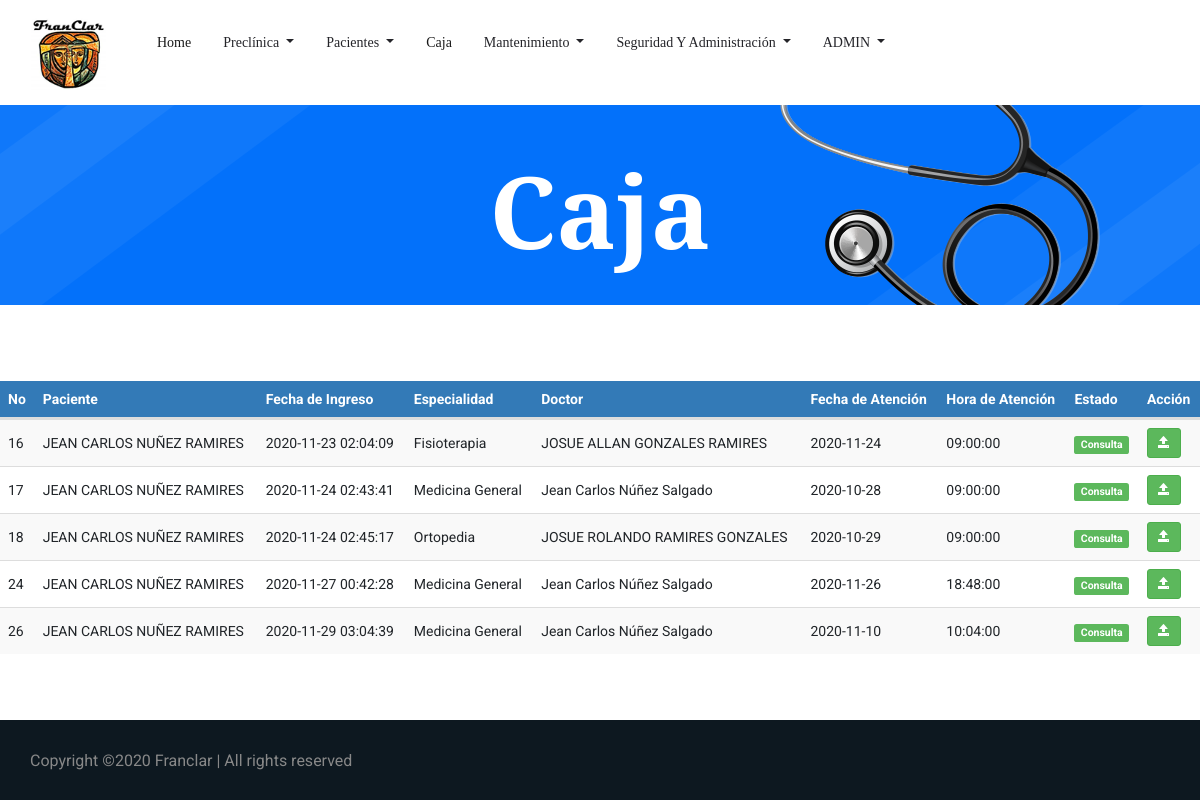
The page /Caja.php (signed in) on the database as committed earlier.
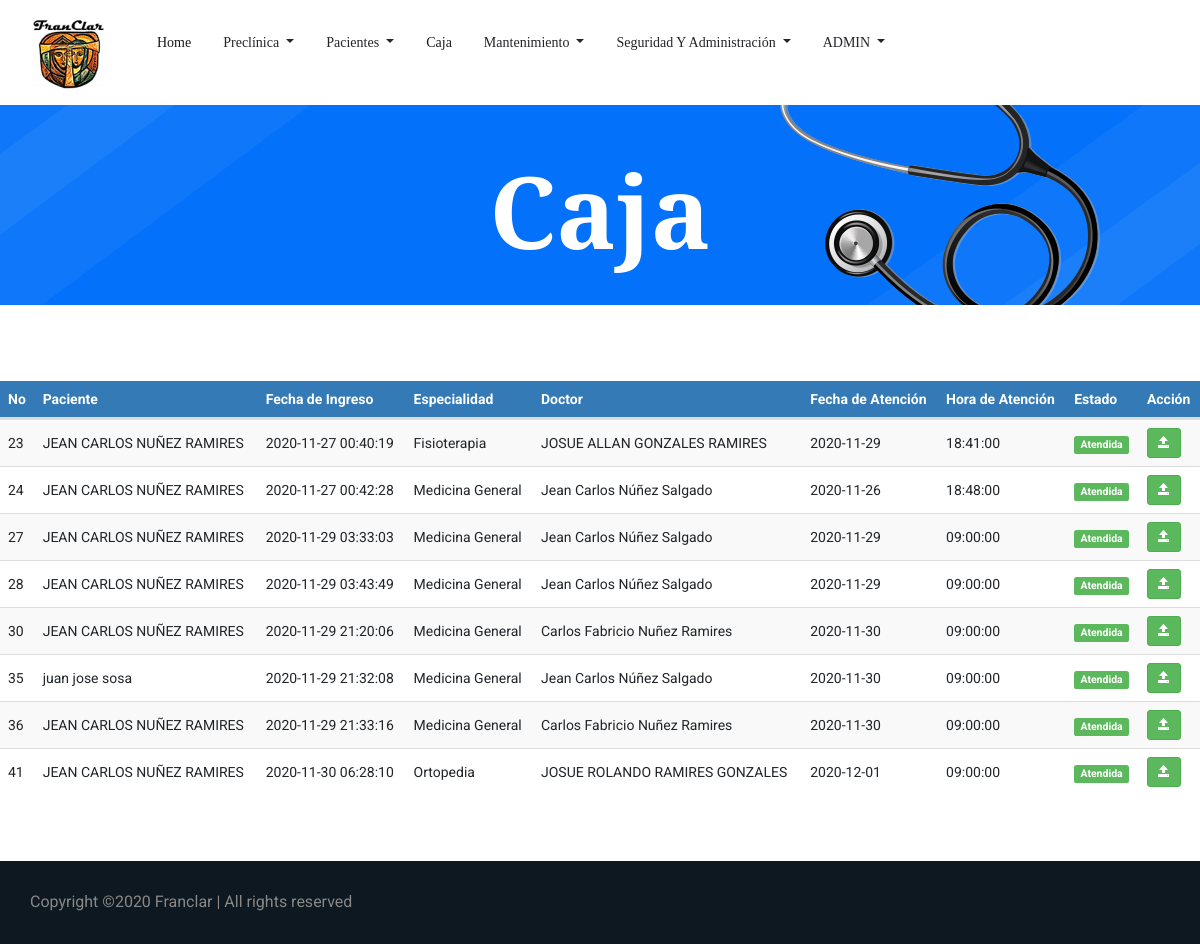
The same page on the database as committed later.
### tables this page shows
CREATE TABLE `tbl_citas` (
  `ID_Cita` bigint(3) NOT NULL,
  `ID_Paciente` int(3) NOT NULL,
  `ID_Usuario` bigint(3) NOT NULL,
  `ID_Empleado` int(3) NOT NULL,
  `ID_Especialidad` int(3) NOT NULL,
  `ID_Estado` int(3) NOT NULL,
  `Fec_Creacion` timestamp NOT NULL DEFAULT current_timestamp(),
  `Fec_Atencion` date NOT NULL,
  `Hora_Atencion` time NOT NULL,
  `Precio` int(5) NOT NULL,
  `Usuario_crea` bigint(3) DEFAULT NULL,
  `Fec_crea` date DEFAULT NULL,
  `Usuario_modif` bigint(3) DEFAULT NULL,
  `Fec_modif` date DEFAULT NULL
);

CREATE TABLE `tbl_pacientes` (
  `ID_Paciente` int(3) NOT NULL,
  `cedula` varchar(13) NOT NULL,
  `ID_Sexo` int(1) NOT NULL,
  `ID_Est_Civil` int(3) NOT NULL,
  `ID_Tipo_Sangre` int(3) NOT NULL,
  `ID_Religion` int(3) NOT NULL,
  `ID_TipoPaciente` int(3) NOT NULL,
  `Nom_Paciente` varchar(255) NOT NULL,
  `Fec_Nacimiento` date NOT NULL,
  `Edad` int(3) NOT NULL,
  `Dir_Paciente` varchar(255) NOT NULL,
  `Tel_Paciente` int(8) NOT NULL,
  `Cel_Paciente` int(8) NOT NULL,
  `Email` varchar(50) NOT NULL,
  `Contacto_Emergencia` varchar(40) NOT NULL,
  `ID_Parentesco` int(3) NOT NULL,
  `Tel_Emergencia` int(8) NOT NULL,
  `Cel_Emergencia` int(8) NOT NULL,
  `Antecedentes_Personales` varchar(500) DEFAULT NULL,
  `Antecedentes_Hospitalarios` varchar(500) DEFAULT NULL,
  `Antecedentes_Alergicos` varchar(500) DEFAULT NULL,
  `Antecedentes_Familiares` varchar(500) DEFAULT NULL,
  `Habitos` varchar(500) DEFAULT NULL,
  `Usuario_crea` bigint(3) DEFAULT NULL,
  `Fec_crea` date DEFAULT NULL,
  `Usuario_modif` bigint(3) DEFAULT NULL,
  `Fec_modif` date DEFAULT NULL
);

CREATE TABLE `tbl_especialidad` (
  `ID_especialidad` int(3) NOT NULL,
  `Descripcion_espec` varchar(30) NOT NULL,
  `Precio` int(5) NOT NULL
);

CREATE TABLE `tbl_empleado` (
  `ID_Empleado` int(3) NOT NULL,
  `Nom_Empleado` varchar(50) NOT NULL,
  `ID_Sexo` int(1) NOT NULL,
  `ID_Est_Civil` int(3) NOT NULL,
  `ID_Cargo` int(3) NOT NULL,
  `ID_Especialidad` int(3) NOT NULL,
  `Cedula` varchar(13) NOT NULL,
  `Fec_Nacimiento` date NOT NULL,
  `Dir_Empleado` varchar(255) NOT NULL,
  `Tel_Empleado` int(8) NOT NULL,
  `Cel_Empleado` int(8) NOT NULL,
  `Salario` int(6) NOT NULL,
  `Usuario_crea` bigint(3) DEFAULT NULL,
  `Fec_crea` date DEFAULT NULL,
  `Usuario_modif` bigint(3) DEFAULT NULL,
  `Fec_modif` date DEFAULT NULL
);

CREATE TABLE `tbl_estado_cita` (
  `ID_Estado` int(3) NOT NULL,
  `Descripcion_est_cita` varchar(10) NOT NULL
);

### Caja.php (the view, shortened to what this page needs)
<!doctype html>
<html lang="es">
<?php
include 'head.php'
?>
<body>
    <?php
    include 'header.php'
    ?>
    <section class="breadcrumb_part breadcrumb_bg">
        <div class="container">
            <div class="row">
                <div class="col-lg-12">
                    <div class="breadcrumb_iner">
                        <div class="breadcrumb_iner_item">
                            <h2>Caja</h2>
                        </div>
                    </div>
                </div>
            </div>
        </div>
    </section>
    <br>
     <br>
     <br>
    <div class="table-responsive">
			<table id="datatableUsuarios" class="table table-striped table-hover" cellspacing="0" width="100%">
            	<thead>
				<tr>
					<th>No</th>
					<th>Paciente</th>
					<th>Fecha de Ingreso</th>
					<th>Especialidad</th>
                    <th>Doctor</th>
                    <th>Fecha de Atención</th>
                    <th>Hora de Atención</th>
                    <th>Estado</th>
				    <th>Acción</th>
				</tr>
				</thead>
				<tbody>
				<?php
				$sql = mysqli_query($con, "SELECT tbl_citas.ID_Cita,
				tbl_pacientes.Nom_Paciente,
				tbl_citas.Fec_Creacion,
				tbl_especialidad.Descripcion_espec,
				tbl_empleado.Nom_Empleado,
				tbl_citas.Fec_Atencion,
				tbl_citas.Hora_Atencion,
				tbl_estado_cita.Descripcion_est_cita FROM tbl_citas
				INNER JOIN tbl_pacientes on tbl_citas.ID_Paciente = tbl_pacientes.ID_Paciente
				INNER JOIN tbl_especialidad on tbl_citas.ID_Especialidad = tbl_especialidad.ID_Especialidad
				INNER JOIN tbl_empleado on tbl_citas.ID_Empleado = tbl_empleado.ID_Empleado
				INNER JOIN tbl_estado_cita on tbl_citas.ID_Estado = tbl_estado_cita.ID_Estado WHERE tbl_estado_cita.ID_Estado = 3");
				if(mysqli_num_rows($sql) == 0){
					echo '<tr><td colspan="8">No hay datos.</td></tr>';
				}else{
					while($row = mysqli_fetch_assoc($sql)){
						echo '
						<tr>
						<td>'.$row['ID_Cita'].'</td>
						<td>'.$row['Nom_Paciente'].'</td>
						<td>'.$row['Fec_Creacion'].'</td>
						<td>'.$row['Descripcion_espec'].'</td>
						<td>'.$row['Nom_Empleado'].'</td>
						<td>'.$row['Fec_Atencion'].'</td>
						<td>'.$row['Hora_Atencion'].'</td>
						<td><span class="label label-success">'.$row['Descripcion_est_cita'].'</span></td>
						<td>
                            <a href="Facturacion.php?nik='.$row['ID_Cita'].'" title="Realizar Consulta" class="btn btn-success btn-sm"><span class="glyphicon glyphicon-open" aria-hidden="true"></span></a>
						</td>
						</tr>
						';
					}
				}
				?>
			</table>
		 </div>
         <br>
     <br>
     <br>
    <?php
        include 'Copyright.php'
    ?>
</body>
</html>

Rows that differ between the two databases and show on the page:
removed tbl_citas: ID_Cita "16", ID_Paciente.Nom_Paciente "JEAN CARLOS NUÑEZ RAMIRES", Fec_Creacion "2020-11-23 02:04:09", ID_Especialidad.Descripcion_espec "Fisioterapia", ID_Empleado.Nom_Empleado "JOSUE ALLAN GONZALES RAMIRES", Fec_Atencion "2020-11-24", Hora_Atencion "09:00:00", ID_Estado.Descripcion_est_cita "Consulta"
removed tbl_citas: ID_Cita "17", ID_Paciente.Nom_Paciente "JEAN CARLOS NUÑEZ RAMIRES", Fec_Creacion "2020-11-24 02:43:41", ID_Especialidad.Descripcion_espec "Medicina General", ID_Empleado.Nom_Empleado "Jean Carlos Núñez Salgado", Fec_Atencion "2020-10-28", Hora_Atencion "09:00:00", ID_Estado.Descripcion_est_cita "Consulta"
removed tbl_citas: ID_Cita "18", ID_Paciente.Nom_Paciente "JEAN CARLOS NUÑEZ RAMIRES", Fec_Creacion "2020-11-24 02:45:17", ID_Especialidad.Descripcion_espec "Ortopedia", ID_Empleado.Nom_Empleado "JOSUE ROLANDO RAMIRES GONZALES", Fec_Atencion "2020-10-29", Hora_Atencion "09:00:00", ID_Estado.Descripcion_est_cita "Consulta"
no longer on this page (row edited): tbl_citas: ID_Cita "26", ID_Paciente.Nom_Paciente "JEAN CARLOS NUÑEZ RAMIRES", Fec_Creacion "2020-11-29 03:04:39", ID_Especialidad.Descripcion_espec "Medicina General", ID_Empleado.Nom_Empleado "Jean Carlos Núñez Salgado", Fec_Atencion "2020-11-10", Hora_Atencion "10:04:00", ID_Estado.Descripcion_est_cita "Consulta"
now on this page (row edited): tbl_citas: ID_Cita "23", ID_Paciente.Nom_Paciente "JEAN CARLOS NUÑEZ RAMIRES", Fec_Creacion "2020-11-27 00:40:19", ID_Especialidad.Descripcion_espec "Fisioterapia", ID_Empleado.Nom_Empleado "JOSUE ALLAN GONZALES RAMIRES", Fec_Atencion "2020-11-29", Hora_Atencion "18:41:00", ID_Estado.Descripcion_est_cita "Atendida"
changed through a linked row, tbl_citas id 24: ID_Estado.Descripcion_est_cita "Consulta" → "Atendida"
now on this page (row edited): tbl_citas: ID_Cita "27", ID_Paciente.Nom_Paciente "JEAN CARLOS NUÑEZ RAMIRES", Fec_Creacion "2020-11-29 03:33:03", ID_Especialidad.Descripcion_espec "Medicina General", ID_Empleado.Nom_Empleado "Jean Carlos Núñez Salgado", Fec_Atencion "2020-11-29", Hora_Atencion "09:00:00", ID_Estado.Descripcion_est_cita "Atendida"
now on this page (row edited): tbl_citas: ID_Cita "28", ID_Paciente.Nom_Paciente "JEAN CARLOS NUÑEZ RAMIRES", Fec_Creacion "2020-11-29 03:43:49", ID_Especialidad.Descripcion_espec "Medicina General", ID_Empleado.Nom_Empleado "Jean Carlos Núñez Salgado", Fec_Atencion "2020-11-29", Hora_Atencion "09:00:00", ID_Estado.Descripcion_est_cita "Atendida"
added tbl_citas: ID_Cita "30", ID_Paciente.Nom_Paciente "JEAN CARLOS NUÑEZ RAMIRES", Fec_Creacion "2020-11-29 21:20:06", ID_Especialidad.Descripcion_espec "Medicina General", ID_Empleado.Nom_Empleado "Carlos Fabricio Nuñez Ramires", Fec_Atencion "2020-11-30", Hora_Atencion "09:00:00", ID_Estado.Descripcion_est_cita "Atendida"
added tbl_citas: ID_Cita "35", ID_Paciente.Nom_Paciente "juan jose sosa", Fec_Creacion "2020-11-29 21:32:08", ID_Especialidad.Descripcion_espec "Medicina General", ID_Empleado.Nom_Empleado "Jean Carlos Núñez Salgado", Fec_Atencion "2020-11-30", Hora_Atencion "09:00:00", ID_Estado.Descripcion_est_cita "Atendida"
added tbl_citas: ID_Cita "36", ID_Paciente.Nom_Paciente "JEAN CARLOS NUÑEZ RAMIRES", Fec_Creacion "2020-11-29 21:33:16", ID_Especialidad.Descripcion_espec "Medicina General", ID_Empleado.Nom_Empleado "Carlos Fabricio Nuñez Ramires", Fec_Atencion "2020-11-30", Hora_Atencion "09:00:00", ID_Estado.Descripcion_est_cita "Atendida"
added tbl_citas: ID_Cita "41", ID_Paciente.Nom_Paciente "JEAN CARLOS NUÑEZ RAMIRES", Fec_Creacion "2020-11-30 06:28:10", ID_Especialidad.Descripcion_espec "Ortopedia", ID_Empleado.Nom_Empleado "JOSUE ROLANDO RAMIRES GONZALES", Fec_Atencion "2020-12-01", Hora_Atencion "09:00:00", ID_Estado.Descripcion_est_cita "Atendida"
